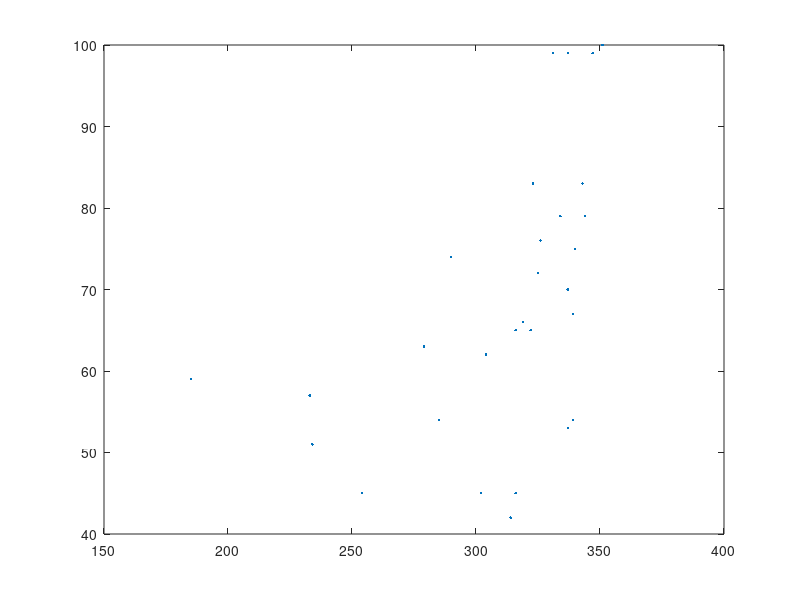

Write the MATLAB code that produced this figure. (Note: this script raises an error after producing the figure.)
clc;clear;

data = [302    45
   325    72
   285    54
   304    62
   334    79
   322    65
   331    99
   279    63
   316    65
   347    99
   343    83
   290    74
   326    76
   233    57
   254    45
   323    83
   337    99
   337    70
   339    54
   319    66
   234    51
   337    53
   351   100
   339    67
   343    83
   314    42
   344    79
   185    59
   340    75
   316    45];


x = data(:,1);
y = data(:,2);

plot(x,y, '.')
hold on

a = leastSqrs_20091235(x,y);

f = @(x) (a(1) + x*a(2));

xmin = min(x);
xmax = max(x);

plot([xmin xmax],[f(xmin) f(xmax)],'-')

disp((90-a(1))/a(2))
disp((60-a(1))/a(2))
